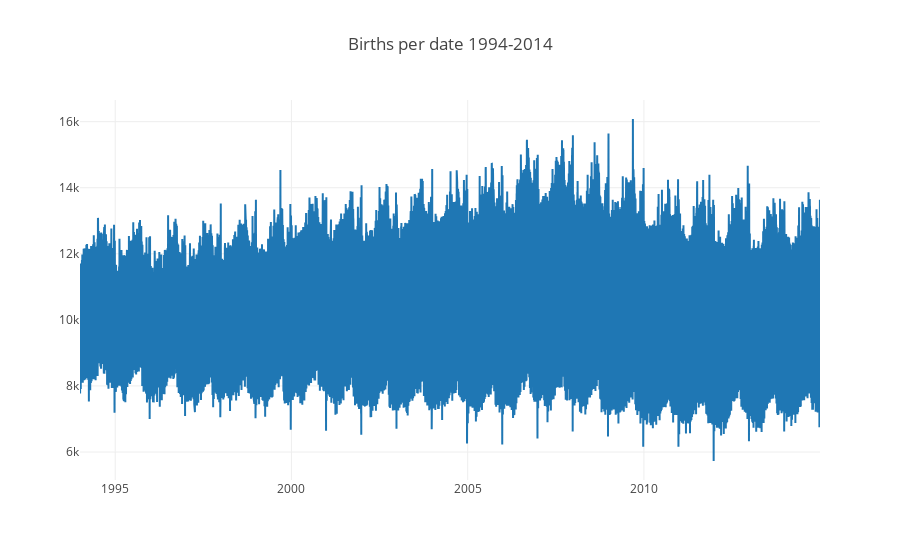

Source (notebook cell):
### Code cell
import plotly
import plotly.graph_objs as go
plotly.offline.init_notebook_mode(connected=True)


plotly.offline.iplot({
    "data": [go.Scatter(x=births.date, y=births.births)],
    "layout": go.Layout(title="Births per date 1994-2014")
})

### Figure 1 — Plotly figure (JSON) as saved in the notebook; plotly's stock layout.template omitted (floating-point values rounded to 4 significant figures; data arrays with more than 128 entries replaced by an {"elided": "..."} marker saying what was removed)
{"data": [{"type": "scatter", "x": {"elided": "7670 str values"}, "y": {"elided": "7670 float values"}}], "layout": {"title": "Births per date 1994-2014"}}
